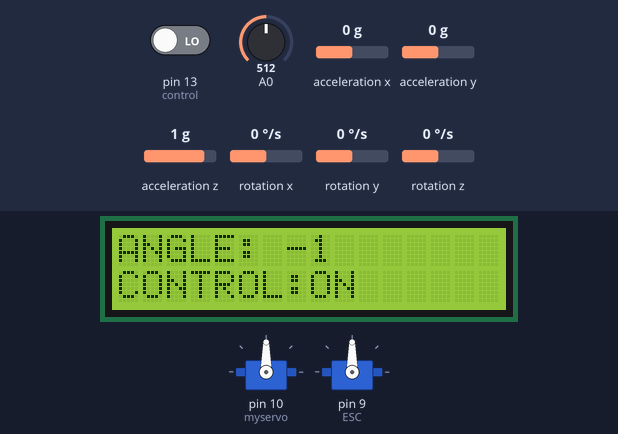
The sketch below on a simulated Arduino Uno, built with avr-gcc and run on an emulated ATmega328P. Parts: 16×2 character LCD, 2 × servo. The inputs (shaded band) are chosen by the test bench; at power-on: pin 13 (control) LOW, acceleration y 0 g, acceleration z 1 g, A0 = 512, acceleration x 0 g, rotation x 0 °/s, rotation y 0 °/s, rotation z 0 °/s. What the sketch prints to the serial monitor is not drawn.

Above: at 0.22 s.
1.3 s: pin 13 (control) driven HIGH
At 1.42 s:
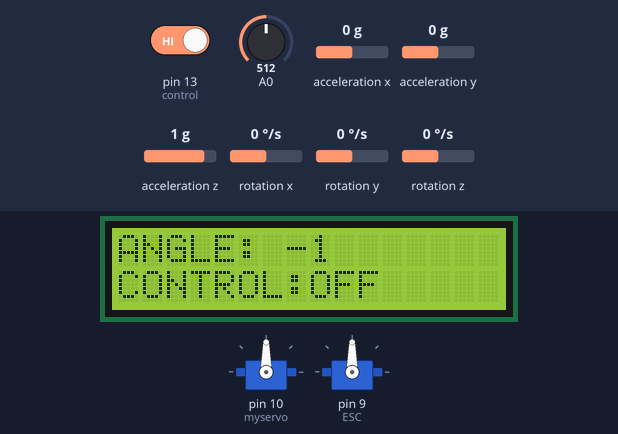
4.1 s: acceleration y set to -1.4 g
At 4.35 s:
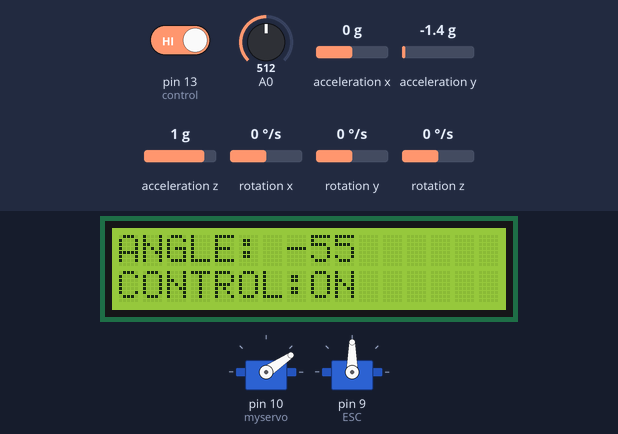
6.4 s: acceleration z set to -1.4 g
8.1 s: A0 set to 716
10.0 s: acceleration y set to -0.2 g
11.7 s: acceleration y set to 0 g
Timing chart, 0 to 15.2 s (numbered marks = the images above; inputs shaded):
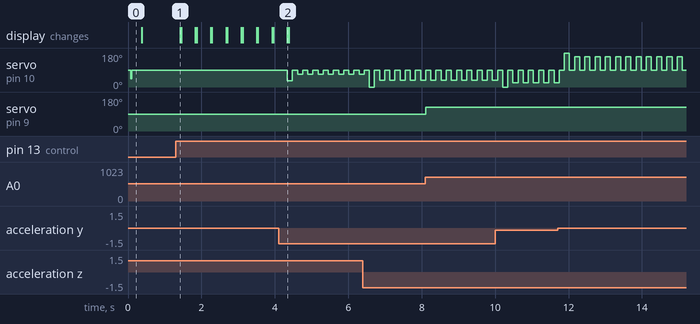

Measured:
- after the input at 1.3 s, the display: changes after 0.12 s (image 1)
- after the input at 4.1 s, servo on pin 10 (myservo): 90° → 34° after 0.24 s, then repeats every 0.28 s: 90° 0.14 s, 68° 0.14 s
- after the input at 8.1 s, servo on pin 9 (ESC): 90° → 125° at once

The sketch:

gyroBoatProject.ino
```cpp
#include <Wire.h>
#include <MPU6050.h>
#include <Servo.h>
#include <LiquidCrystal.h>
MPU6050 mpu;
Servo myservo;
Servo ESC;
int error;
int potValue;
int u;
float Kp=0.4;
//float Ki=0.005;
float Kd=0.09;
float pid_p;
float pid_d;
bool ctrl= HIGH;
//float pid_i;
float time;
float timePrev;
float elapsedTime;
int Prevroll;
int control = 13;
const int rs = 12, en = 11, d4 = 5, d5 = 4, d6 = 3, d7 = 2;
LiquidCrystal lcd(rs, en, d4, d5, d6, d7);

void setup() {
  pinMode(13, INPUT);
  lcd.begin(16, 2);
  Serial.begin(115200);
   time=millis();
  Serial.println("Initialize MPU6050");

  while(!mpu.begin(MPU6050_SCALE_2000DPS, MPU6050_RANGE_2G))
  {
    Serial.println("Could not find a valid MPU6050 sensor, check wiring!");
    delay(500);
  }

   myservo.attach(10);  // attaches the servo on pin 9 to the servo object
    ESC.attach(9,1000,2000);

}

void loop() {
  // Read normalized values
  Vector normAccel = mpu.readNormalizeAccel();
     // Calculate Pitch & Roll
   timePrev=time;
  time=millis();
  elapsedTime=(time-timePrev)/1000;
  int pitch = -(atan2(normAccel.XAxis, sqrt(normAccel.YAxis*normAccel.YAxis + normAccel.ZAxis*normAccel.ZAxis))*180.0)/M_PI;
  int roll = (atan2(normAccel.YAxis, normAccel.ZAxis)*180.0)/M_PI;


     if(digitalRead(control) == HIGH){
          delay(100);
          if(digitalRead(control) == HIGH){
            if(ctrl){
            ctrl=LOW;
            }
            else
            {
              ctrl=HIGH;
            }
          }
     }
  potValue = analogRead(A0);
  potValue = map(potValue, 0, 1023, 0, 180);
  ESC.write(potValue);
  roll=roll-1;
  pid_p=Kp*roll;
  pid_d=Kd*((roll-Prevroll)/elapsedTime);
  //pid_i=pid_i+(Ki*roll);
   lcd.setCursor(0,0);
   lcd.print("ANGLE:");
   lcd.setCursor(7,0);
   lcd.print(roll);

    if (ctrl) {
         lcd.setCursor(0,1);
        lcd.print("CONTROL:ON");
       //u=pid_p+pid_d+pid_i;
       u=pid_p+pid_d;
    }


    if (!ctrl) {
      lcd.setCursor(0,1);
      lcd.print("CONTROL:OFF");
      u=0;
    }

  myservo.write(u+90);

   Serial.print(" roll = ");
  Serial.print(roll);
  Serial.print(" PrevRoll= ");
  Serial.print(Prevroll);
  //Serial.print(" Roll = ");
  //Serial.print(roll);
  //Serial.print(" error = ");
  //Serial.print(error);
  Serial.print(" u = ");
  Serial.print(u);
   Serial.print(" time: ");
  Serial.print(time);
   Serial.print(" prevtime:");
  Serial.print(timePrev);
  Serial.println();


  Prevroll=roll;


 delay(30);
 lcd.clear();

}
```
